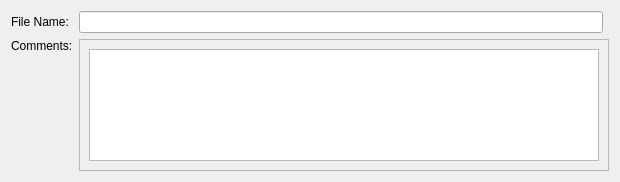
<?xml version="1.0" encoding="UTF-8"?>
<ui version="4.0">
 <class>file_info_widget</class>
 <widget class="QWidget" name="file_info_widget">
  <property name="geometry">
   <rect>
    <x>0</x>
    <y>0</y>
    <width>620</width>
    <height>182</height>
   </rect>
  </property>
  <property name="windowTitle">
   <string>Form</string>
  </property>
  <layout class="QGridLayout" name="gridLayout">
   <item row="0" column="1">
    <widget class="QLineEdit" name="lineEdit_file_name"/>
   </item>
   <item row="1" column="0">
    <widget class="QLabel" name="label">
     <property name="text">
      <string>Comments:</string>
     </property>
    </widget>
   </item>
   <item row="0" column="0">
    <widget class="QLabel" name="label_2">
     <property name="text">
      <string>File Name:</string>
     </property>
    </widget>
   </item>
   <item row="2" column="0">
    <spacer name="verticalSpacer">
     <property name="orientation">
      <enum>Qt::Vertical</enum>
     </property>
     <property name="sizeHint" stdset="0">
      <size>
       <width>20</width>
       <height>40</height>
      </size>
     </property>
    </spacer>
   </item>
   <item row="1" column="1" rowspan="2" colspan="2">
    <widget class="QScrollArea" name="scrollArea_comments">
     <property name="widgetResizable">
      <bool>true</bool>
     </property>
     <widget class="QWidget" name="scrollAreaWidgetContents">
      <property name="geometry">
       <rect>
        <x>0</x>
        <y>0</y>
        <width>523</width>
        <height>129</height>
       </rect>
      </property>
      <layout class="QVBoxLayout" name="verticalLayout">
       <item>
        <widget class="QPlainTextEdit" name="plainTextEdit_comments"/>
       </item>
      </layout>
     </widget>
    </widget>
   </item>
  </layout>
 </widget>
 <resources/>
 <connections/>
</ui>
